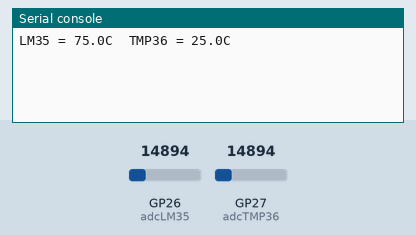
A program run on a simulated Raspberry Pi Pico running MicroPython. Shown: the last lines printed to the serial console. Inputs (shaded band) come from the test bench; at power-on: GP26 (adcLM35) = 14894, GP27 (adcTMP36) = 14894 (analog values on the 0–65535 scale).

Above: at 1.2 s.
1.3 s: GP26 (adcLM35) set to 16085
At 2.6 s:
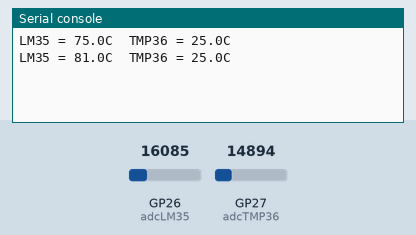
2.8 s: GP27 (adcTMP36) set to 16085
At 4.2 s:
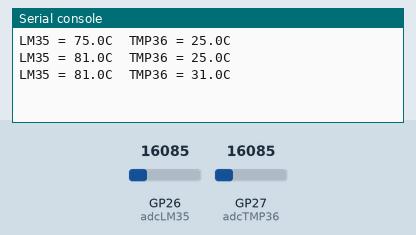
4.3 s: GP26 (adcLM35) set to 17128
5.8 s: GP27 (adcTMP36) set to 17128
At 7.3 s:
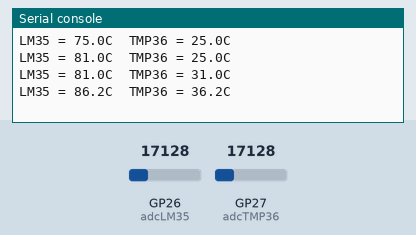
Timing chart, 0 to 8.3 s (numbered marks = the images above; inputs shaded):
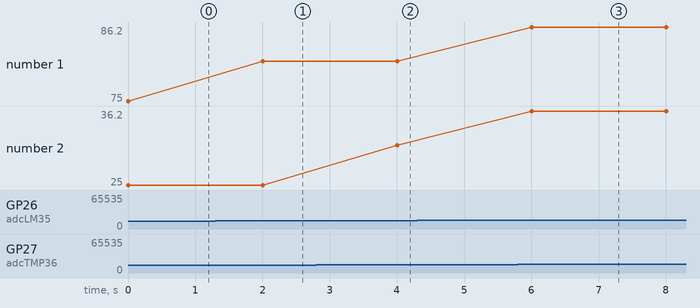

Measured:
- after the input at 1.3 s, the serial console: prints a new line after 0.70 s (image 1)
- after the input at 2.8 s, the serial console: prints a new line after 1.2 s (image 2)
- after the input at 5.8 s, the serial console: prints a new line after 0.20 s (image 3)
- plotted number 1: 75 → 81 after the input at 1.3 s
- plotted number 2: 25 → 31 after the input at 2.8 s, 31 → 36.2 after the input at 5.8 s

The program:

LM35_TMP36_mpython.py
```python
# LM35D and TMP36 Temperature Sensor Example
from machine import ADC
from time import sleep

# Connections (-1 if not used)
pinLM35 = 26
pinTMP36 = 27

if pinLM35 != -1:
    adcLM35 = ADC(pinLM35)
if pinTMP36 != -1:
    adcTMP36 = ADC(pinTMP36)

# returns the voltage in an ADC pin
# averages 10 readings
def readADC(adc):
    sum = 0
    for i in range(10):
        sum = sum+adc.read_u16()
    return (sum*0.33)/65536

# Main Loop
while True:
    tempLM35 = 0
    if pinLM35 != -1:
        vLM35 = readADC(adcLM35)
        tempLM35 = vLM35/0.01
    tempTMP36 = 0
    if pinTMP36 != -1:
        vTMP36 = readADC(adcTMP36)
        tempTMP36 = 25.0 + (vTMP36-0.75)/0.01
    print("LM35 = {:.1f}C  TMP36 = {:.1f}C".format(tempLM35, tempTMP36))
    sleep(2)
```
